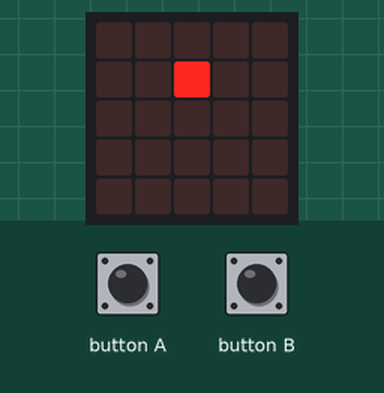
This program was run on a simulated BBC micro:bit running MicroPython. Parts: the board's 5×5 LED display. The inputs (shaded band) are chosen by the test bench.

Above: at 1.3 s.
1.4 s: button A pressed for 0.9 s
At 2.1 s:
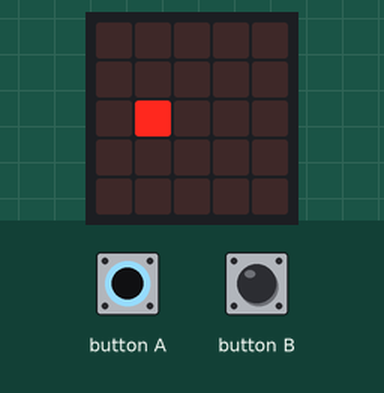
5.2 s: button B pressed for 0.9 s
At 5.8 s:
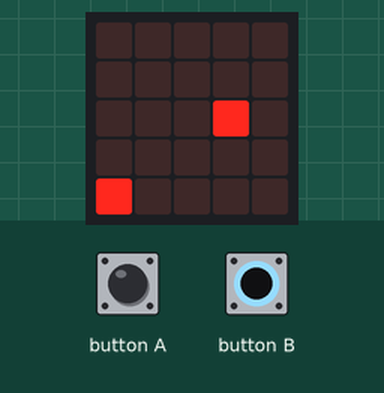
9.0 s: button A pressed for 0.9 s
At 9.6 s:
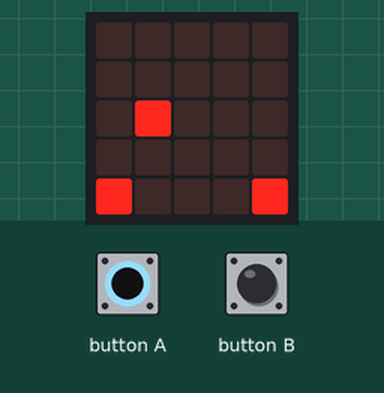
13.4 s: button B pressed for 0.9 s
At 14.1 s:
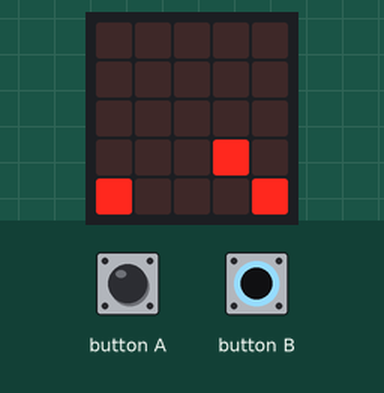
17.2 s: button A pressed for 0.9 s
At 17.8 s:
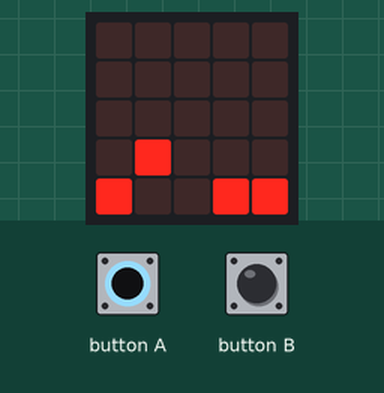
21.0 s: button B pressed for 0.9 s
At 21.6 s:
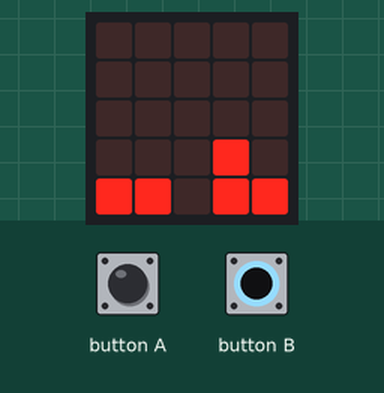
Timing chart, 0 to 24.0 s (numbered marks = the images above; inputs shaded):
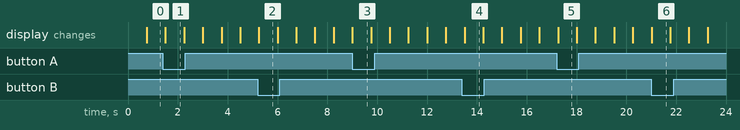

The program:

tetris.py
```python
from microbit import *
import time

# Lists
collision_blocks = []

# Integers
row = 0
column = 2
wait_speed = 750

# Functions
def summon(light_level):
    display.set_pixel(column, row, light_level)

# Startup
display.set_pixel(column, row, 9)

while True:
    coordinates = int(str(column) + str(row))

    if button_a.is_pressed():
        summon(0)
        if coordinates - 10 not in collision_blocks:
            column -= 1
        summon(9)

    if button_b.is_pressed():
        summon(0)
        if coordinates + 10 not in collision_blocks:
            column += 1
        summon(9)

    sleep(wait_speed)

    if row < 4 and coordinates + 1 not in collision_blocks:
        summon(0)
        row += 1
        summon(9)
    else:
        collision_blocks.append(coordinates)
        row = 0
        column = 2
        summon(9)
```

Measured:
- after the input at 1.4 s, the display: changes after 0.10 s (image 1)
- after the input at 5.2 s, the display: changes after 0.05 s (image 2)
- after the input at 9.0 s, the display: changes at once (image 3)
- after the input at 13.4 s, the display: changes after 0.11 s (image 4)
- after the input at 17.2 s, the display: changes after 0.06 s (image 5)
- after the input at 21.0 s, the display: changes at once (image 6)
- what the display in image 1 shows lasts 0.8 s, from 1.5 s to 2.3 s
